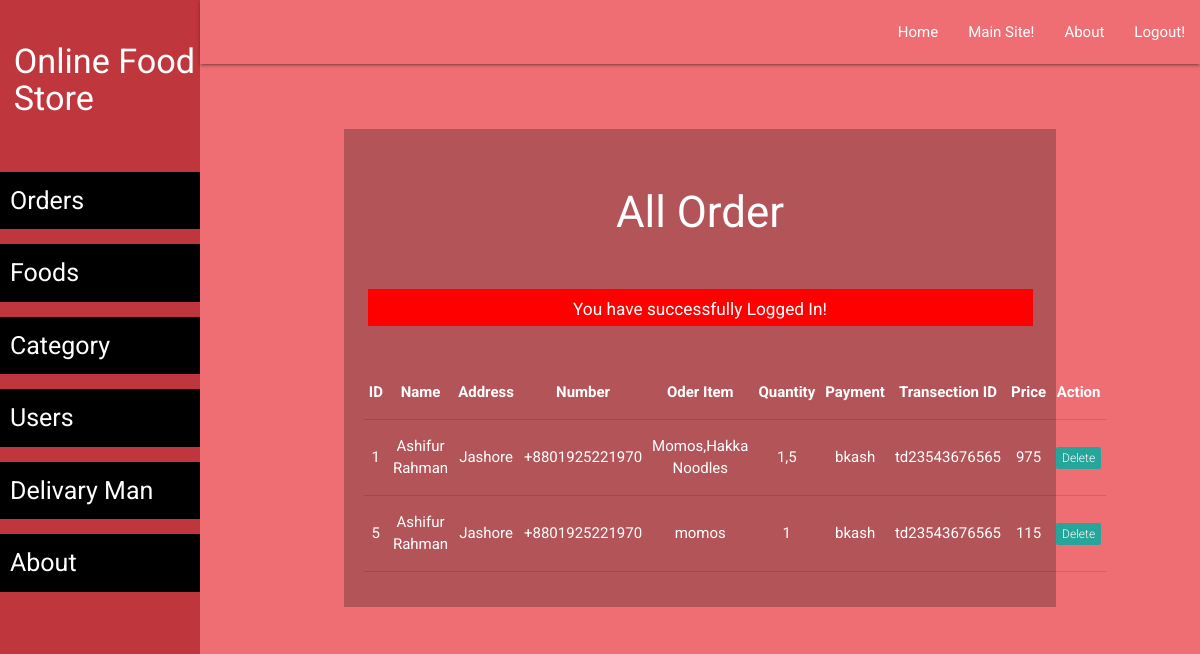
Page /admin/order-list.php (signed in) on the committed database.
### tables this page shows
CREATE TABLE `orders` (
  `id` int(11) NOT NULL,
  `name` varchar(100) DEFAULT NULL,
  `address` varchar(100) DEFAULT NULL,
  `number` varchar(100) DEFAULT NULL,
  `orderitem` varchar(100) DEFAULT NULL,
  `quantity` varchar(100) DEFAULT NULL,
  `paymentmethod` varchar(100) DEFAULT NULL,
  `tarnsectionid` varchar(100) DEFAULT NULL,
  `price` varchar(100) DEFAULT NULL
);

### admin/order-list.php (the view, shortened to what this page needs)
<?php require('layout/header.php'); ?>
<?php require('layout/left-sidebar-long.php'); ?>
<?php require('layout/topnav.php'); ?>
<?php require('layout/left-sidebar-short.php'); ?>
<?php
require('../backends/connection-pdo.php');
$sql = 'SELECT * FROM orders';
$query  = $pdoconn->prepare($sql);
$query->execute();
$arr_all = $query->fetchAll(PDO::FETCH_ASSOC);
?>
<div class="section white-text" style="background: #B35458;">
	<div class="section">
		<h3>All Order</h3>
	</div>
  <?php
    if (isset($_SESSION['msg'])) {
        echo '<div class="section center" style="margin: 5px 35px;"><div class="row" style="background: red; color: white;">
        <div class="col s12">
            <h6>'.$_SESSION['msg'].'</h6>
            </div>
        </div></div>';
    }
    ?>
	<div class="section center" style="padding: 20px;">
		<table class="centered responsive-table">
        <thead>
          <tr>
	      <th>ID</th>
              <th>Name</th>
              <th>Address</th>
              <th>Number</th>
              <th>Oder Item</th>
	      <th>Quantity</th>
	      <th>Payment</th>
              <th>Transection ID</th>
              <th>Price</th>
              <th>Action</th>
          </tr>
        </thead>
        <tbody>
          <?php
            foreach ($arr_all as $key) {
          ?>
          <tr>
	    <td><?php echo $key['id']; ?></td>
	    <td><?php echo $key['name']; ?></td>
            <td><?php echo $key['address']; ?></td>
            <td><?php echo $key['number']; ?></td>
            <td><?php echo $key['orderitem']; ?></td>
	    <td><?php echo $key['quantity']; ?></td>
	    <td><?php echo $key['paymentmethod']; ?></td>
            <td><?php echo $key['tarnsectionid']; ?></td>
            <td><?php echo $key['price']; ?></td>
            <td><a href="../backends/admin/order-delete.php?id=<?php echo $key['id']; ?>"><span class="new badge" data-badge-caption="">Delete</span></a></td>
          </tr>
          <?php } ?>
        </tbody>
      </table>
	</div>
</div>
<?php require('layout/footer.php'); ?>

### css/form-style.css (style rules this page uses)
body { background: #ee6e73; font-family: "Roboto", sans-serif; -webkit-font-smoothing: antialiased; -moz-osx-font-smoothing: grayscale; }
.row { margin-bottom: 0 !important; }
.col { padding: 0 !important; }

### rows in the picture
orders: id "1", name "Ashifur Rahman", address "Jashore", number "+8801925221970", orderitem "Momos,Hakka Noodles", quantity "1,5", paymentmethod "bkash", tarnsectionid "td23543676565", price "975"
orders: id "5", name "Ashifur Rahman", address "Jashore", number "+8801925221970", orderitem "momos", quantity "1", paymentmethod "bkash", tarnsectionid "td23543676565", price "115"

### other values in the picture
$_SESSION['msg'] "You have successfully Logged In!"
